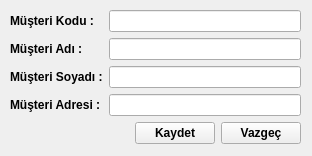
<?xml version="1.0" encoding="UTF-8"?>
<ui version="4.0">
 <class>yenimusterikayit</class>
 <widget class="QDialog" name="yenimusterikayit">
  <property name="geometry">
   <rect>
    <x>0</x>
    <y>0</y>
    <width>312</width>
    <height>156</height>
   </rect>
  </property>
  <property name="minimumSize">
   <size>
    <width>312</width>
    <height>156</height>
   </size>
  </property>
  <property name="maximumSize">
   <size>
    <width>312</width>
    <height>156</height>
   </size>
  </property>
  <property name="windowTitle">
   <string>Yeni Müşteri Kayıt</string>
  </property>
  <property name="windowIcon">
   <iconset resource="../images.qrc">
    <normaloff>:/icons/win_icon.png</normaloff>:/icons/win_icon.png</iconset>
  </property>
  <widget class="QWidget" name="layoutWidget">
   <property name="geometry">
    <rect>
     <x>10</x>
     <y>10</y>
     <width>291</width>
     <height>136</height>
    </rect>
   </property>
   <layout class="QVBoxLayout" name="verticalLayout_3">
    <item>
     <layout class="QHBoxLayout" name="horizontalLayout">
      <item>
       <layout class="QVBoxLayout" name="verticalLayout">
        <item>
         <widget class="QLabel" name="label">
          <property name="font">
           <font>
            <weight>75</weight>
            <bold>true</bold>
           </font>
          </property>
          <property name="text">
           <string>Müşteri Kodu :</string>
          </property>
         </widget>
        </item>
        <item>
         <widget class="QLabel" name="label_2">
          <property name="font">
           <font>
            <weight>75</weight>
            <bold>true</bold>
           </font>
          </property>
          <property name="text">
           <string>Müşteri Adı :</string>
          </property>
         </widget>
        </item>
        <item>
         <widget class="QLabel" name="label_3">
          <property name="font">
           <font>
            <weight>75</weight>
            <bold>true</bold>
           </font>
          </property>
          <property name="text">
           <string>Müşteri Soyadı :</string>
          </property>
         </widget>
        </item>
        <item>
         <widget class="QLabel" name="label_4">
          <property name="font">
           <font>
            <weight>75</weight>
            <bold>true</bold>
           </font>
          </property>
          <property name="text">
           <string>Müşteri Adresi :</string>
          </property>
         </widget>
        </item>
       </layout>
      </item>
      <item>
       <layout class="QVBoxLayout" name="verticalLayout_2">
        <item>
         <widget class="QLineEdit" name="edtMusteriKod"/>
        </item>
        <item>
         <widget class="QLineEdit" name="edtMusteriAd"/>
        </item>
        <item>
         <widget class="QLineEdit" name="edtMusteriSoyad"/>
        </item>
        <item>
         <widget class="QLineEdit" name="edtMusteriAdres"/>
        </item>
       </layout>
      </item>
     </layout>
    </item>
    <item>
     <layout class="QHBoxLayout" name="horizontalLayout_2">
      <item>
       <spacer name="horizontalSpacer">
        <property name="orientation">
         <enum>Qt::Horizontal</enum>
        </property>
        <property name="sizeHint" stdset="0">
         <size>
          <width>40</width>
          <height>20</height>
         </size>
        </property>
       </spacer>
      </item>
      <item>
       <widget class="QPushButton" name="btnKaydet">
        <property name="font">
         <font>
          <weight>75</weight>
          <bold>true</bold>
         </font>
        </property>
        <property name="text">
         <string>Kaydet</string>
        </property>
        <property name="icon">
         <iconset resource="../images.qrc">
          <normaloff>:/icons/save_icon.png</normaloff>:/icons/save_icon.png</iconset>
        </property>
        <property name="autoDefault">
         <bool>false</bool>
        </property>
       </widget>
      </item>
      <item>
       <widget class="QPushButton" name="btnVazgec">
        <property name="font">
         <font>
          <weight>75</weight>
          <bold>true</bold>
         </font>
        </property>
        <property name="text">
         <string>Vazgeç</string>
        </property>
        <property name="icon">
         <iconset resource="../images.qrc">
          <normaloff>:/icons/close_icon.png</normaloff>:/icons/close_icon.png</iconset>
        </property>
        <property name="autoDefault">
         <bool>false</bool>
        </property>
       </widget>
      </item>
     </layout>
    </item>
   </layout>
  </widget>
 </widget>
 <resources>
  <include location="../images.qrc"/>
 </resources>
 <connections/>
</ui>
